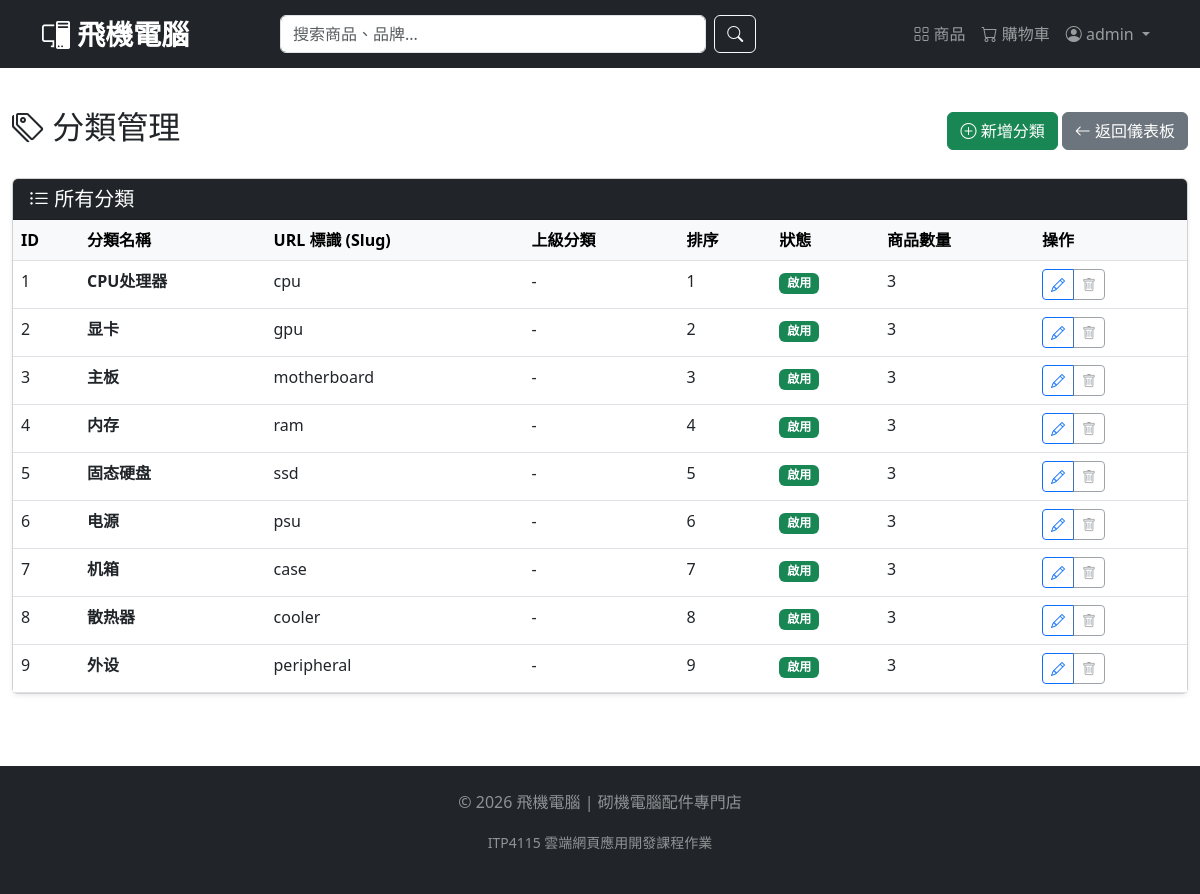
Page /admin/categories (signed in) on the earlier database version.
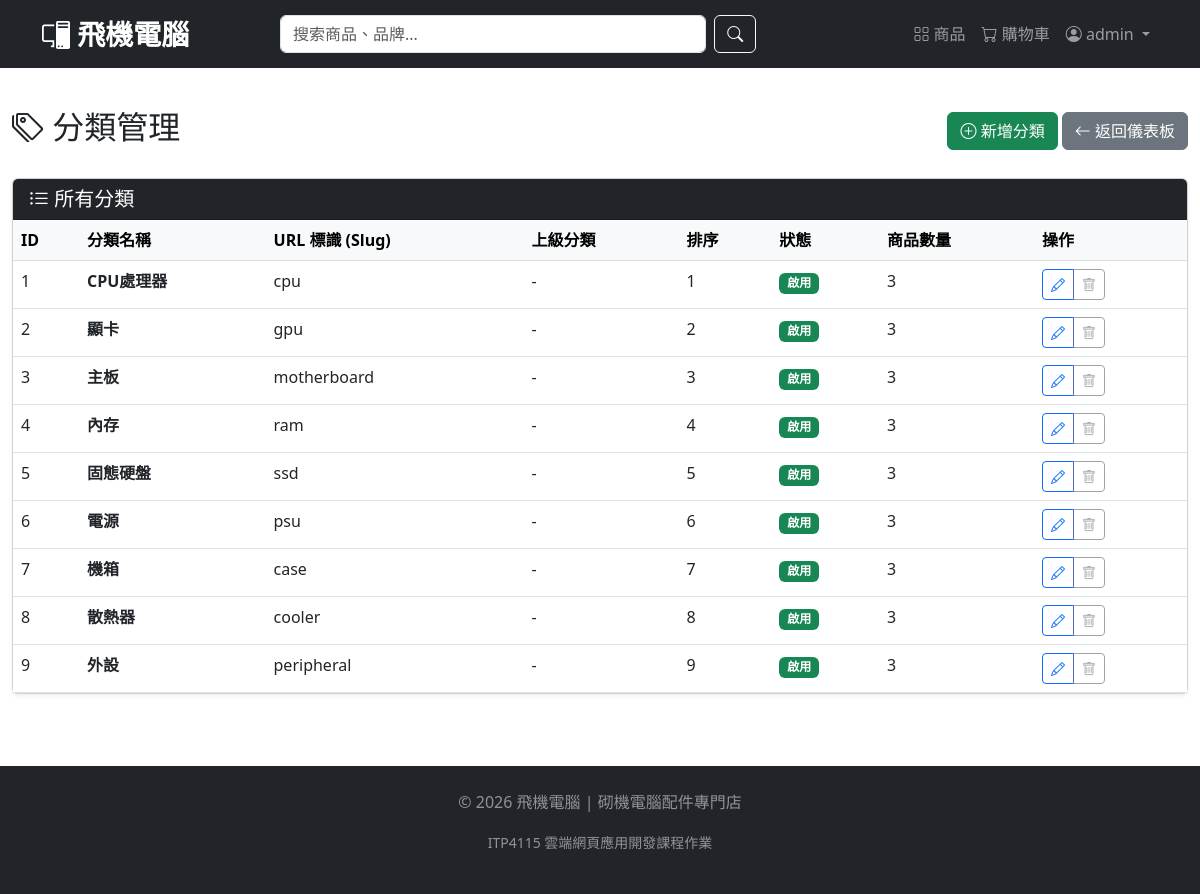
Same page on the later database version.
### models.py (models this page shows)
class Category(db.Model):
    __tablename__ = 'categories'
    id = db.Column(db.Integer, primary_key=True)
    name = db.Column(db.String(100), nullable=False)
    slug = db.Column(db.String(100), unique=True, nullable=False)
    description = db.Column(db.Text)
    parent_id = db.Column(db.Integer, db.ForeignKey('categories.id'))
    sort_order = db.Column(db.Integer, default=0)
    is_active = db.Column(db.Boolean, default=True)
    created_at = db.Column(db.DateTime, default=datetime.utcnow)
    parent = db.relationship('Category', remote_side=[id], backref='children')
    products = db.relationship('Product', backref='category', lazy=True)

### admin.py (the view)
    def wrapper(*args, **kwargs):
        if not current_user.is_authenticated or not current_user.is_admin:
            flash('需要管理員權限', 'danger')
            return redirect(url_for('index'))
        return func(*args, **kwargs)

### admin.py (called while the page is built)
def admin_required(func):
    def wrapper(*args, **kwargs):
        if not current_user.is_authenticated or not current_user.is_admin:
            flash('需要管理員權限', 'danger')
            return redirect(url_for('index'))
        return func(*args, **kwargs)
    wrapper.__name__ = func.__name__
    return wrapper

@admin_bp.route('/categories')
@login_required
@admin_required
def admin_categories():
    categories = Category.query.order_by(Category.sort_order).all()
    return render_template('admin/categories.html', categories=categories)

### app.py (called while the page is built)
@login_manager.user_loader
def load_user(user_id):
    return User.query.get(int(user_id))

### templates/admin/categories.html (shortened to what the changed rows need)
{% extends "base.html" %}
{% block content %}
<div class="container-fluid py-4">
    <div class="row">
        <div class="col-12">
            <div class="d-flex justify-content-between align-items-center mb-4">
                <h2><i class="bi bi-tags"></i> 分類管理</h2>
            </div>
            <div class="card shadow-sm">
                <div class="card-body p-0">
                    <div class="table-responsive">
                        <table class="table table-hover mb-0">
                            <thead class="table-light">
                                <tr>
                                    <th>ID</th>
                                    <th>分類名稱</th>
                                    <th>URL 標識 (Slug)</th>
                                    <th>上級分類</th>
                                    <th>排序</th>
                                    <th>狀態</th>
                                    <th>商品數量</th>
                                    <th>操作</th>
                                </tr>
                            </thead>
                            <tbody>
                                {% for category in categories %}
                                <tr>
                                    <td>{{ category.id }}</td>
                                    <td>
                                        <strong>{{ category.name }}</strong>
                                    </td>
                                    <td>{{ category.slug }}</td>
                                    <td>{{ category.parent.name if category.parent else '-' }}</td>
                                    <td>{{ category.sort_order }}</td>
                                    <td>
                                        {% if category.is_active %}
                                            <span class="badge bg-success">啟用</span>
                                        {% else %}
                                            <span class="badge bg-secondary">禁用</span>
                                        {% endif %}
                                    </td>
                                    <td>{{ category.products|length }}</td>
                                    <td>
                                        <div class="btn-group btn-group-sm">
                                            <button type="button" class="btn btn-outline-primary" data-bs-toggle="modal" data-bs-target="#editCategoryModal"
                                                    data-id="{{ category.id }}" data-name="{{ category.name }}" data-slug="{{ category.slug }}"
                                                    data-parent="{{ category.parent_id }}" data-sort="{{ category.sort_order }}"
                                                    data-active="{{ category.is_active }}">
                                                <i class="bi bi-pencil"></i>
                                            </button>
                                            {% if category.products|length == 0 %}
                                            <button type="button" class="btn btn-outline-danger" onclick="deleteCategory({{ category.id }})">
                                                <i class="bi bi-trash"></i>
                                            </button>
                                            {% else %}
                                            <button type="button" class="btn btn-outline-secondary" disabled title="無法刪除，分類下有商品">
                                                <i class="bi bi-trash"></i>
                                            </button>
                                            {% endif %}
                                        </div>
                                    </td>
                                </tr>
                                {% else %}
                                <tr>
                                    <td colspan="8" class="text-center py-4 text-muted">暫無分類數據</td>
                                </tr>
                                {% endfor %}
                            </tbody>
                        </table>
                    </div>
                </div>
            </div>
        </div>
    </div>
</div>
{% endblock %}

Differences in the rows shown:
changed Category "cpu": name "CPU处理器" → "CPU處理器"
changed Category "gpu": name "显卡" → "顯卡"
changed Category "ram": name "内存" → "內存"
changed Category "ssd": name "固态硬盘" → "固態硬盤"
changed Category "psu": name "电源" → "電源"
changed Category "case": name "机箱" → "機箱"
changed Category "cooler": name "散热器" → "散熱器"
changed Category "peripheral": name "外设" → "外設"
